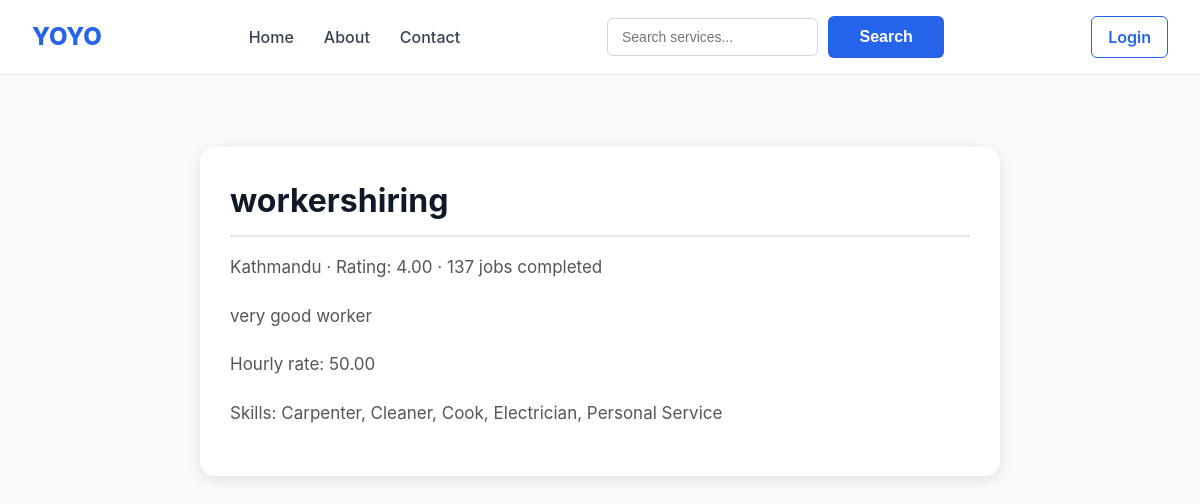
/workers/2c022b8a-d7fb-43dd-a0c4-7b9f88872935/, run on an earlier commit of the app's database.
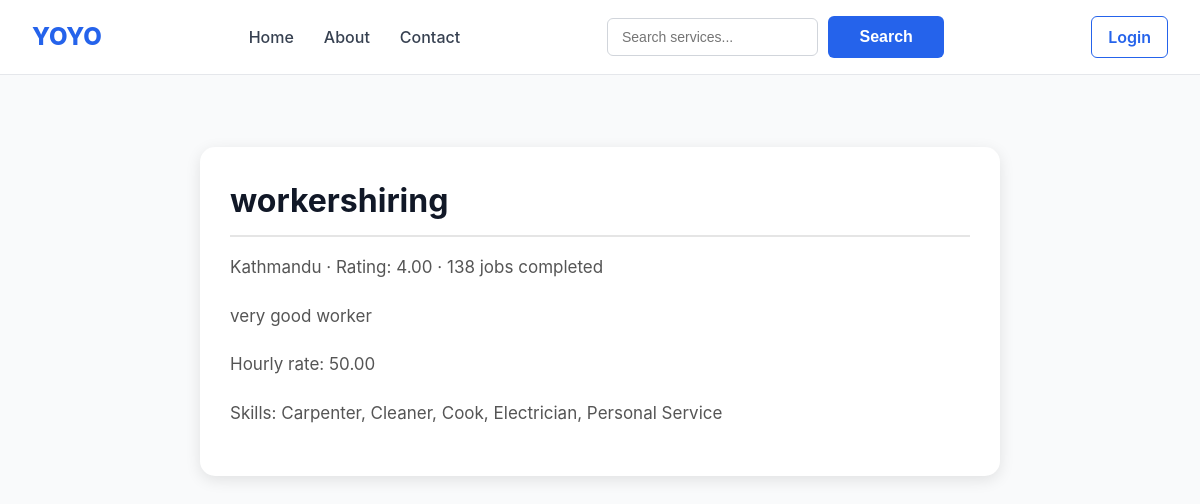
And on a later commit of the database.
### workers/models.py (models this page shows, shortened)
class WorkerProfile(models.Model):
    id = models.UUIDField(primary_key=True, default=uuid.uuid4, editable=False)
    user = models.OneToOneField(
        settings.AUTH_USER_MODEL, on_delete=models.CASCADE, related_name="worker_profile"
    )
    bio = models.TextField(blank=True)
    hourly_rate = models.DecimalField(max_digits=8, decimal_places=2, null=True, blank=True)
    city = models.CharField(max_length=100)
    is_available = models.BooleanField(default=True)
    is_verified = models.BooleanField(default=False)
    average_rating = models.DecimalField(max_digits=3, decimal_places=2, default=0)
    total_jobs_completed = models.PositiveIntegerField(default=0)
    skills = models.ManyToManyField(ServiceCategory, related_name="workers", blank=True)
    created_at = models.DateTimeField(auto_now_add=True)

### accounts/models.py (models this page shows, shortened)
class User(AbstractUser):
    class Role(models.TextChoices):
        CUSTOMER = "customer", "Customer"
        WORKER = "worker", "Worker"
        ADMIN = "admin", "Admin"
    id = models.UUIDField(primary_key=True, default=uuid.uuid4, editable=False)
    role = models.CharField(max_length=20, choices=Role.choices, default=Role.CUSTOMER)
    phone_number = models.CharField(max_length=20, unique=True, null=True, blank=True)
    address = models.CharField(max_length=255, blank=True)
    city = models.CharField(max_length=100, blank=True)
    latitude = models.DecimalField(max_digits=9, decimal_places=6, null=True, blank=True)
    longitude = models.DecimalField(max_digits=9, decimal_places=6, null=True, blank=True)
    is_phone_verified = models.BooleanField(default=False)
    created_at = models.DateTimeField(auto_now_add=True)
    updated_at = models.DateTimeField(auto_now=True)

### workers/views.py (the view)
# urls.py: path("<uuid:id>/", views.worker_detail, name="detail"),
def worker_detail(request, id):
    worker = get_object_or_404(WorkerProfile, id=id)
    return render(request, "workers/detail.html", {"worker": worker})

### workers/templates/workers/detail.html (shortened to what this page needs)
{% extends "base.html" %}
{% load static %}
{% block css %}
  <link rel="stylesheet" href="{% static 'css/details.css' %}">
{% endblock %}
{% block content %}
<div class="card">
    <h2>{{ worker.user.username }}</h2>
    <p class="muted">{{ worker.city }} &middot; Rating: {{ worker.average_rating }} &middot; {{ worker.total_jobs_completed }} jobs completed</p>
    <p>{{ worker.bio|default:"No bio provided." }}</p>
    <p>Hourly rate: {{ worker.hourly_rate|default:"Not set" }}</p>
    <p>Skills: {% for s in worker.skills.all %}{{ s.name }}{% if not forloop.last %}, {% endif %}{% endfor %}</p>
</div>
{% endblock %}

What changed in the data, as far as the page shows it:
changed WorkerProfile "Kathmandu": total_jobs_completed "137" → "138"
